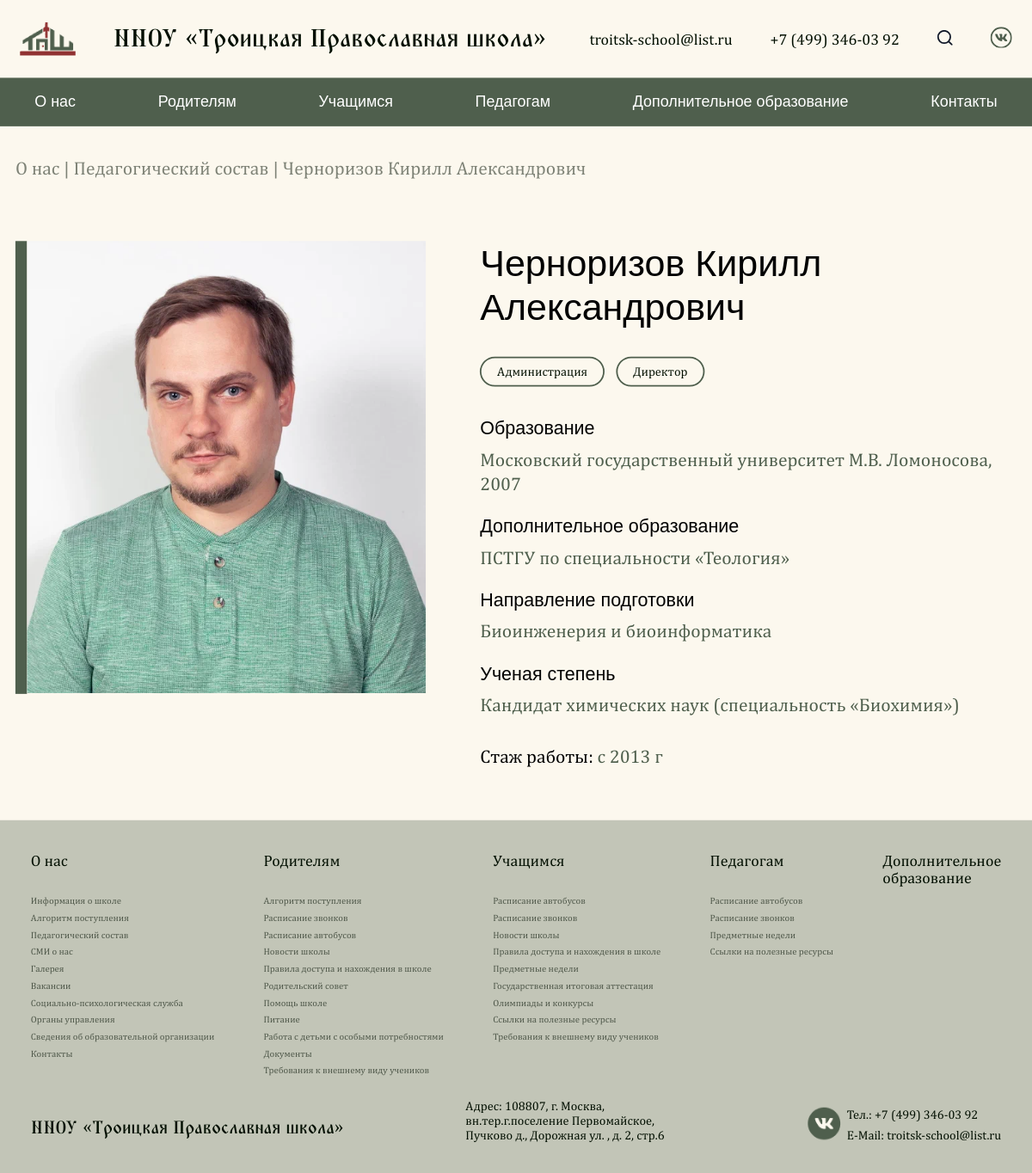
The page /teachers/1/ on the database its author committed.
### pages/models.py (models this page shows, shortened)
class Contact(SingletonModel):
  email = models.CharField("Электронная почта", max_length=100)
  phone = models.CharField("Телефон", max_length=100)
  address = models.CharField("Адрес", max_length=100)
  vk_link = models.CharField("Ссылка на VK", max_length=100)
  class Meta:
    verbose_name = "Контакты"
    verbose_name_plural = "Контакты"

class Teacher(models.Model):
  image = models.ImageField("Фото", upload_to="teachers/", null=True, blank=True)
  full_name = models.CharField("ФИО", max_length=255)
  category = models.ForeignKey(TeacherCategory, verbose_name="Категория", related_name='categories', on_delete=models.CASCADE, null=True, blank=True)
  tags = models.ManyToManyField(Tag, verbose_name="Теги", related_name='teachers')
  education = models.CharField("Образование", max_length=1000)
  additional_education = models.CharField("Дополнительное образование", max_length=1000, null=True, blank=True)
  direction = models.CharField("Специальность ", max_length=1000)
  degree = models.CharField("Ученая степень ", max_length=1000)
  experience = models.CharField("Стаж работы ", max_length=1000)
  class Meta:
    verbose_name = "Учитель"
    verbose_name_plural = "Учителя"

class Tag(models.Model):
  name = models.CharField("Название", max_length=1000, unique=True)
  class Meta:
    verbose_name = "Тег учителя"
    verbose_name_plural = "Теги учителей"

class GenericPageB(models.Model):
  COLOR_CHOICES = [
    ('#913232', 'Красный'),
    ('#4F5F4D', 'Зелёный'),
  ]
  show_in_nav = models.BooleanField("Показать страницу в навигации?", default=False)
  category = models.ForeignKey(GenericPageCategory, verbose_name="Категория", on_delete=models.CASCADE, related_name="pages_b", null=True, blank=True)
  path = models.CharField("Путь к странице", max_length=800, null=True, blank=True)
  page_title = models.CharField("Название страницы", max_length=2000)
  description = models.TextField("Описание", max_length=20000)
  title_color = models.CharField("Цвет заголовка", max_length=7, choices=COLOR_CHOICES, default='#913232')
  is_navigational = models.BooleanField("Является ли страницей навигации?", default=False)
  class Meta:
    verbose_name = "Страница типа 'Б'"
    verbose_name_plural = "Страницы типа 'Б'"

### pages/views.py (the view)
# urls.py: path('teachers/<int:id>/', teachers_detail_page, name="page_teachers_detail"),
def teachers_detail_page(request, id):
  main_page_info = MainPage.objects.all()[0]
  contacts = Contact.objects.all()[0]
  teacher = Teacher.objects.get(id=id)
  page_for_nav_a = GenericPageA.objects.all().filter(show_in_nav=True)
  page_for_nav_b = GenericPageB.objects.all().filter(show_in_nav=True)
  context = {
      'main_page_info': main_page_info,
      'contacts': contacts,
      'teacher': teacher,
      'page_for_nav_a': page_for_nav_a,
      'page_for_nav_b': page_for_nav_b,
  }
  return render(request, 'teaching_staff.html', context)

### pages/templates/teaching_staff.html (shortened to what this page needs)
{% extends 'generics/base.html' %}
{% load static %}
{% block content %}
    <div class="container">
        <h3 class="available_spots-title-h3">
          <a href="{% url 'page_type_b' 9 %}" class="generic-breadcrumb generic-subtitle">О нас</a> |
          <a href="{% url 'page_teachers' %}" class="generic-breadcrumb generic-subtitle">Педагогический состав</a> |
          {{ teacher.full_name }}
        </h3>
        <div class="teaching_staff-block">
            <div class="teaching_staff-right">
                {% if teacher.image %}
                    <div class="teaching-staff_img" style="overflow: hidden; height: 587px; display: flex; justify-content: center; align-items: center;">
                        <img src="{{ teacher.image.url }}" alt="Фото преподавателя {{ teacher.full_name }}" style="width: 100%;">
                    </div>
                {% else %}
                    <div class="faculty-content-profile" style="width: 443px; height: 588px; margin-top: 0;">
                        <p class="faculty-box-profile-title">Фото</p>
                    </div>
                {% endif %}
            </div>
            <div class="teaching_staff-left">
                <h2 class="teaching-staff-h2">{{ teacher.full_name }}</h2>
                <div class="teaching_staff-left-content">
                    <div class="bus-schedule-buttons" style="display: flex; flex-wrap: wrap;">
                    {% for t in teacher.tags.all %}
                        <a class="generic-category-item" style="width: auto; padding: 8px 20px;">{{ t.name }}</a>
                    {% endfor %}
                    </div>
                </div>
                <div class="teaching_staff-text-content teaching_staff-text-contenting">
                    <h4 class="teaching-staff-h4">Образование</h4>
                    <p class="teaching-staff-text">{{ teacher.education }}</p>
                </div>
                {% if teacher.additional_education %}
                <div class="teaching_staff-text-content">
                    <h4 class="teaching-staff-h4">Дополнительное образование</h4>
                    <p class="teaching-staff-text">{{ teacher.additional_education }}</p>
                </div>
                {% endif %}
                <div class="teaching_staff-text-content">
                    <h4 class="teaching-staff-h4">Направление подготовки</h4>
                    <p class="teaching-staff-text">{{ teacher.direction }}</p>
                </div>
                <div class="teaching_staff-text-content">
                    <h4 class="teaching-staff-h4">Ученая степень</h4>
                    <p class="teaching-staff-text">{{ teacher.degree }}</p>
                </div>
                <div class="teaching_staff-text-content">
                    <p class="teaching-staff-texting">Стаж работы: <span class="teaching-staff-text">{{ teacher.experience }}</span></p>
                </div>
            </div>
        </div>
    </div>
{% endblock %}

### pages/templates/generics/_header.html (shortened to what this page needs)
{% load static %}
<header class="header">
    <div class="container">
        <div class="header-block">
            <a href="{% url 'page_main' %}" class="header-box">
                <img src="{% static 'assets/Layer_Logo.png' %}" alt="">
                <h1 class="header-title">ННОУ «Троицкая Православная школа»</h1>
            </a>
            <div class="header-nav">
                <ul class="nav-list">
                    <li><a href="mailto:{{ contacts.email }}" class="nav-link">{{ contacts.email }}</a></li>
                    <li><a href="tel:{{ contacts.phone }}" class="nav-link">{{ contacts.phone }}</a></li>
                    <li><a href="#" class="nav-link">
                    </a></li>
                    <li><a href="{{ contacts.vk_link }}" class="nav-link">
                    </a></li>
                </ul>
            </div>
        </div>
    </div>
</header>
<nav class="navbar">
    <ul class="container menu">
        <li class="menu-item has-submenu">
            <a href="{% url 'page_type_b' 9 %}">О нас</a>
        </li>
        <li class="menu-item has-submenu">
            <a href="{% url 'page_type_b' 10 %}">Родителям</a>
        </li>
        <li class="menu-item has-submenu">
            <a href="{% url 'page_type_b' 11 %}">Учащимся</a>
        </li>
        <li class="menu-item has-submenu">
            <a href="{% url 'page_type_b' 12 %}">Педагогам</a>
        </li>
        <li class="menu-item"><a href="{% url 'page_additional_education' %}">Дополнительное образование</a></li>
        <li class="menu-item"><a href="{% url 'page_contacts' %}">Контакты</a></li>
    </ul>
    </nav>

### pages/templates/generics/_footer.html (shortened to what this page needs)
{% load static %}
<footer class="footer">
  <div class="container">
    <div class="footer-colums">
      <div class="footer__columns">
        <p><a style="font-weight: 500;" href="{% url 'page_type_b' 9 %}">О нас</a></p>
        <p><a class="footer__text" href="{% url 'page_school_information_main' %}">Информация о школе</a></p>
        <p><a class="footer__text" href="{% url 'page_append' %}">Алгоритм поступления</a></p>
        <p><a class="footer__text" href="{% url 'page_teachers' %}">Педагогический состав</a></p>
        <p><a class="footer__text" href="{% url 'page_news' %}">СМИ о нас</a></p>
        <p><a class="footer__text" href="{% url 'page_gallery' %}">Галерея</a></p>
        <p><a class="footer__text" href="{% url 'page_vacancy' %}">Вакансии</a></p>
        <p><a class="footer__text" href="{% url 'page_social_psychology' %}">Социально-психологическая служба</a></p>
        <p><a class="footer__text" href="{% url 'page_administrative_control' %}">Органы управления</a></p>
        <p><a class="footer__text" href="{% url 'page_additional_organization' %}">Сведения об образовательной организации</a></p>
        <p><a class="footer__text" href="{% url 'page_contacts' %}">Контакты</a></p>
      </div>
      <div class="footer__columns">
        <p><a style="font-weight: 500;" href="{% url 'page_type_b' 10 %}">Родителям</a></p>
        <p><a class="footer__text" href="{% url 'page_append' %}">Алгоритм поступления</a></p>
        <p><a class="footer__text" href="{% url 'page_schedule' %}">Расписание звонков</a></p>
        <p><a class="footer__text" href="{% url 'page_schedule_bus' %}">Расписание автобусов</a></p>
        <p><a class="footer__text" href="{% url 'page_news' %}">Новости школы</a></p>
        <p><a class="footer__text" href="{% url 'page_type_b' 6 %}">Правила доступа и нахождения в школе</a></p>
        <p><a class="footer__text" href="{% url 'page_administrative_control_detail' 3 %}">Родительский совет</a></p>
        <p><a class="footer__text" href="{% url 'page_school_information_detail' 3 %}">Помощь школе</a></p>
        <p><a class="footer__text" href="{% url 'page_cuisine' %}">Питание</a></p>
        <p><a class="footer__text" href="#">Работа с детьми с особыми потребностями</a></p>
        <p><a class="footer__text" href="#">Документы</a></p>
        {% for page in page_for_nav_b %}
        {% if page.category.name == 'Родителям' %}
        <p><a class="footer__text" href="{% url 'page_type_b' page.id %}">{{ page.page_title }}</a></p>
        {% endif %}
        {% endfor %}
      </div>
      <div class="footer__columns">
        <p><a style="font-weight: 500;" href="{% url 'page_type_b' 11 %}">Учащимся</a></p>
        <p><a class="footer__text" href="{% url 'page_schedule_bus' %}">Расписание автобусов</a></p>
        <p><a class="footer__text" href="{% url 'page_schedule' %}">Расписание звонков</a></p>
        <p><a class="footer__text" href="{% url 'page_news' %}">Новости школы</a></p>
        <p><a class="footer__text" href="{% url 'page_type_b' 3 %}">Правила доступа и нахождения в школе</a></p>
        <p><a class="footer__text" href="{% url 'page_subjects' %}">Предметные недели</a></p>
        <p><a class="footer__text" href="{% url 'page_attestation' %}">Государственная итоговая аттестация</a></p>
        <p><a class="footer__text" href="{% url 'page_type_b' 1 %}">Олимпиады и конкурсы</a></p>
        <p><a class="footer__text" href="{% url 'page_type_b' 2 %}">Ссылки на полезные ресурсы</a></p>
        {% for page in page_for_nav_b %}
        {% if page.category.name == 'Учащимся' %}
        <p><a class="footer__text" href="{% url 'page_type_b' page.id %}">{{ page.page_title }}</a></p>
        {% endif %}
        {% endfor %}
      </div>
      <div class="footer__columns">
        <p><a style="font-weight: 500;" href="{% url 'page_type_b' 12 %}">Педагогам</a></p>
        <p><a class="footer__text" href="{% url 'page_schedule_bus' %}">Расписание автобусов</a></p>
        <p><a class="footer__text" href="{% url 'page_schedule' %}">Расписание звонков</a></p>
        <p><a class="footer__text" href="{% url 'page_subjects' %}">Предметные недели</a></p>
        <p><a class="footer__text" href="{% url 'page_type_b' 5 %}">Ссылки на полезные ресурсы</a></p>
      </div>
      <div class="footer__columns">
        <p><a style="font-weight: 500;" href="{% url 'page_additional_education' %}">Дополнительное <br> образование</a></p>
      </div>
    </div>
    <div class="footer__bottom">
      <a class="footer__name" href="{% url 'page_main' %}">ННОУ «Троицкая Православная школа»</a>
      <p class="footer__adres" style="width: 286px;">Адрес: {{ contacts.address }}</p>
      <div class="search-btn" style="display: flex; height: 46px; gap: 7.85px">
        <a href="{{ contacts.vk_link }}"><img class="vk" src="{% static 'assets/basil_vk-solid.png' %}" style="width: 43px; height: 42px;" alt=""></a>
        <div class="footer__contact" style="display: flex; flex-direction: column; justify-content: space-between;">
          <p class="footer__number">Тел.: {{ contacts.phone }}</p>
          <p class="footer__emil">E-Mail: {{ contacts.email }}</p>
        </div>
      </div>
    </div>
  </div>
</footer>

### rows shown on the page
Contact: email "troitsk-school@list.ru", phone "+7 (499) 346-03 92", address "108807, г. Москва, вн.тер.г.поселение Первомайское, Пучково д., Дорожная ул. , д. 2, стр.6"
Teacher: full_name "Черноризов Кирилл Александрович", image (picture), education "Московский государственный университет М.В. Ломоносова, 2007", additional_education "ПСТГУ по специальности «Теология»", direction "Биоинженерия и биоинформатика", degree "Кандидат химических наук (специальность «Биохимия»)", experience "с 2013 г"
Tag: name "Администрация"
Tag: name "Директор"
GenericPageB: page_title "Требования к внешнему виду учеников"
GenericPageB: page_title "Требования к внешнему виду учеников"
